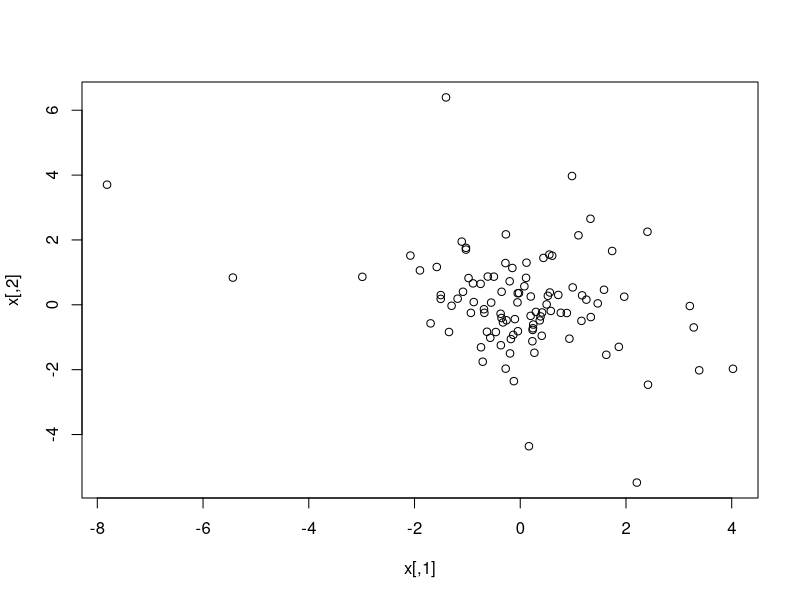
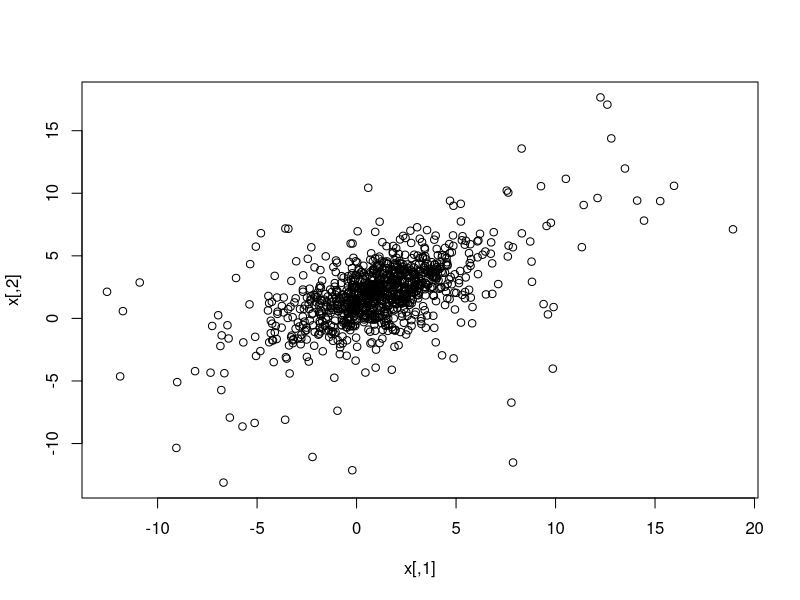

Reproduce these figures in R, in order.
library(mvtnorm)


### Name: Mvt
### Title: The Multivariate t Distribution
### Aliases: dmvt rmvt
### Keywords: distribution multivariate

### ** Examples

## basic evaluation
dmvt(x = c(0,0), sigma = diag(2))

## check behavior for df=0 and df=Inf
x <- c(1.23, 4.56)
mu <- 1:2
Sigma <- diag(2)
x0 <- dmvt(x, delta = mu, sigma = Sigma, df = 0) # default log = TRUE!
x8 <- dmvt(x, delta = mu, sigma = Sigma, df = Inf) # default log = TRUE!
xn <- dmvnorm(x, mean = mu, sigma = Sigma, log = TRUE)
stopifnot(identical(x0, x8), identical(x0, xn))

## X ~ t_3(0, diag(2))
x <- rmvt(100, sigma = diag(2), df = 3) # t_3(0, diag(2)) sample
plot(x)

## X ~ t_3(mu, Sigma)
n <- 1000
mu <- 1:2
Sigma <- matrix(c(4, 2, 2, 3), ncol=2)
set.seed(271)
x <- rep(mu, each=n) + rmvt(n, sigma=Sigma, df=3)
plot(x)

## Note that the call rmvt(n, mean=mu, sigma=Sigma, df=3) does *not*
## give a valid sample from t_3(mu, Sigma)! [and thus throws an error]
try(rmvt(n, mean=mu, sigma=Sigma, df=3))

## df=Inf correctly samples from a multivariate normal distribution
set.seed(271)
x <- rep(mu, each=n) + rmvt(n, sigma=Sigma, df=Inf)
set.seed(271)
x. <- rmvnorm(n, mean=mu, sigma=Sigma)
stopifnot(identical(x, x.))
